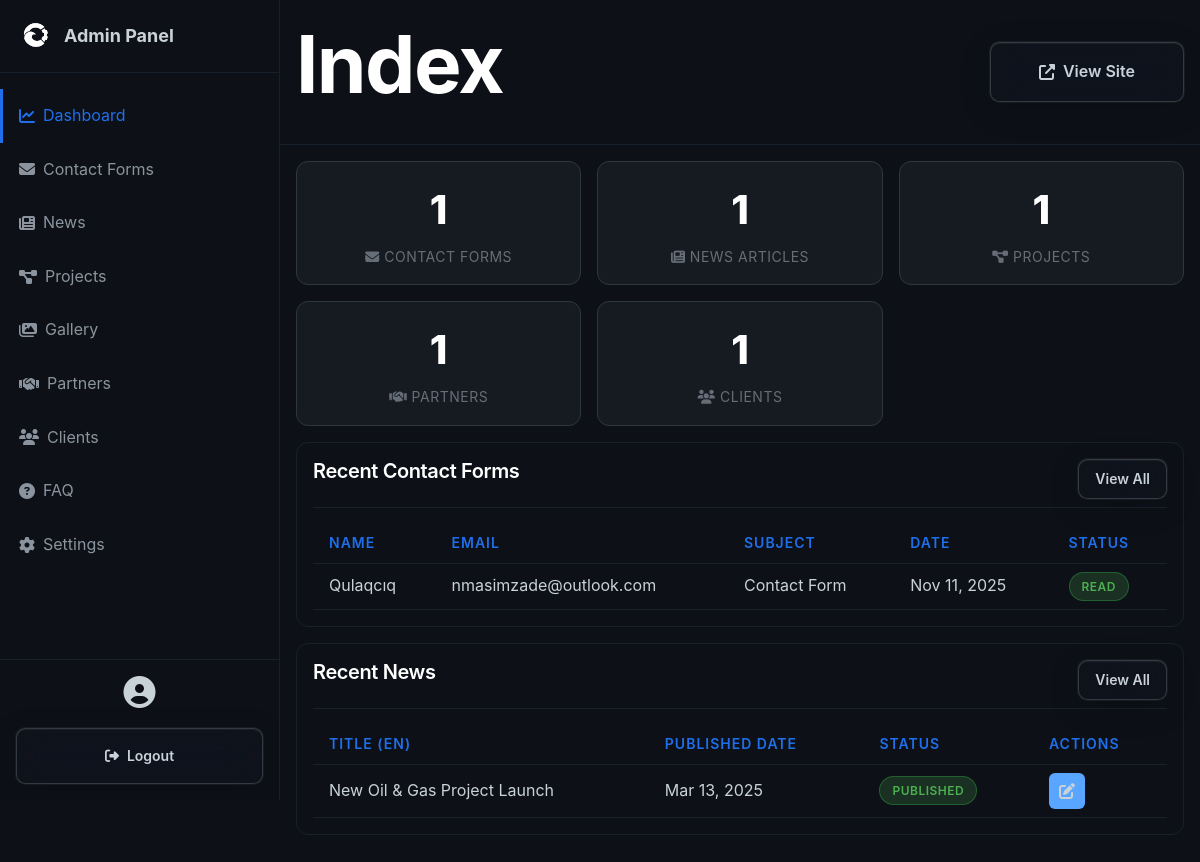
The page /admin/index.php (signed in) on the database its author committed.
### tables this page shows
CREATE TABLE contacts (
                id INTEGER PRIMARY KEY AUTOINCREMENT,
                name TEXT NOT NULL,
                email TEXT NOT NULL,
                phone TEXT,
                subject TEXT,
                message TEXT NOT NULL,
                created_at DATETIME DEFAULT CURRENT_TIMESTAMP,
                is_read INTEGER DEFAULT 0
            );

CREATE TABLE news (
                id INTEGER PRIMARY KEY AUTOINCREMENT,
                title_en TEXT NOT NULL,
                title_ru TEXT NOT NULL,
                title_az TEXT NOT NULL,
                content_en TEXT NOT NULL,
                content_ru TEXT NOT NULL,
                content_az TEXT NOT NULL,
                excerpt_en TEXT,
                excerpt_ru TEXT,
                excerpt_az TEXT,
                image TEXT,
                published_date DATE,
                created_at DATETIME DEFAULT CURRENT_TIMESTAMP,
                updated_at DATETIME DEFAULT CURRENT_TIMESTAMP,
                is_published INTEGER DEFAULT 1
            );

### admin/index.php (the view, shortened to what this page needs)
<?php require_once 'header.php'; ?>
<?php
$db = Database::getInstance()->getConnection();
$stats = [
    'contacts' => $db->query("SELECT COUNT(*) FROM contacts")->fetchColumn(),
    'news' => $db->query("SELECT COUNT(*) FROM news")->fetchColumn(),
    'projects' => $db->query("SELECT COUNT(*) FROM projects")->fetchColumn(),
    'partners' => $db->query("SELECT COUNT(*) FROM partners")->fetchColumn(),
    'clients' => $db->query("SELECT COUNT(*) FROM clients")->fetchColumn(),
];
?>
<div class="stats-grid">
    <div class="stat-card">
        <div class="stat-value"><?php echo $stats['contacts']; ?></div>
        <div class="stat-label">
            <i class="fas fa-envelope"></i> Contact Forms
        </div>
    </div>
    <div class="stat-card" >
        <div class="stat-value"><?php echo $stats['news']; ?></div>
        <div class="stat-label"><i class="fas fa-newspaper"></i> News Articles</div>
    </div>
    <div class="stat-card" >
        <div class="stat-value"><?php echo $stats['projects']; ?></div>
        <div class="stat-label"><i class="fas fa-project-diagram"></i> Projects</div>
    </div>
    <div class="stat-card" >
        <div class="stat-value"><?php echo $stats['partners']; ?></div>
        <div class="stat-label"><i class="fas fa-handshake"></i> Partners</div>
    </div>
    <div class="stat-card" >
        <div class="stat-value"><?php echo $stats['clients']; ?></div>
        <div class="stat-label"><i class="fas fa-users"></i> Clients</div>
    </div>
</div>
<div class="admin-card">
    <div class="admin-card-header">
        <h3 class="admin-card-title">Recent Contact Forms</h3>
        <a href="<?php echo BASE_URL; ?>/admin/contacts.php" class="btn btn-outline btn-sm">View All</a>
    </div>
    <table class="admin-table">
        <thead>
            <tr>
                <th>Name</th>
                <th>Email</th>
                <th>Subject</th>
                <th>Date</th>
                <th>Status</th>
            </tr>
        </thead>
        <tbody>
            <?php
            $stmt = $db->query("SELECT * FROM contacts ORDER BY created_at DESC LIMIT 5");
            $contacts = $stmt->fetchAll();
            if (count($contacts) > 0) {
                foreach ($contacts as $contact) {
                    ?>
                    <tr>
                        <td><?php echo htmlspecialchars($contact['name']); ?></td>
                        <td><?php echo htmlspecialchars($contact['email']); ?></td>
                        <td><?php echo htmlspecialchars($contact['subject']); ?></td>
                        <td><?php echo date('M j, Y', strtotime($contact['created_at'])); ?></td>
                        <td>
                            <?php if ($contact['is_read']): ?>
                                <span class="badge badge-success">Read</span>
                            <?php else: ?>
                                <span class="badge badge-warning">New</span>
                            <?php endif; ?>
                        </td>
                    </tr>
                    <?php
                }
            } else {
                echo '<tr><td colspan="5" class="text-center">No contact forms yet</td></tr>';
            }
            ?>
        </tbody>
    </table>
</div>
<div class="admin-card">
    <div class="admin-card-header">
        <h3 class="admin-card-title">Recent News</h3>
        <a href="<?php echo BASE_URL; ?>/admin/news.php" class="btn btn-outline btn-sm">View All</a>
    </div>
    <table class="admin-table">
        <thead>
            <tr>
                <th>Title (EN)</th>
                <th>Published Date</th>
                <th>Status</th>
                <th>Actions</th>
            </tr>
        </thead>
        <tbody>
            <?php
            $stmt = $db->query("SELECT * FROM news ORDER BY created_at DESC LIMIT 5");
            $news = $stmt->fetchAll();
            if (count($news) > 0) {
                foreach ($news as $item) {
                    ?>
                    <tr>
                        <td><?php echo htmlspecialchars($item['title_en']); ?></td>
                        <td><?php echo date('M j, Y', strtotime($item['published_date'])); ?></td>
                        <td>
                            <?php if ($item['is_published']): ?>
                                <span class="badge badge-success">Published</span>
                            <?php else: ?>
                                <span class="badge badge-danger">Draft</span>
                            <?php endif; ?>
                        </td>
                        <td>
                            <div class="action-buttons">
                                <a href="<?php echo BASE_URL; ?>/admin/news-edit.php?id=<?php echo $item['id']; ?>" class="btn-icon btn-edit">
                                    <i class="fas fa-edit"></i>
                                </a>
                            </div>
                        </td>
                    </tr>
                    <?php
                }
            } else {
                echo '<tr><td colspan="4" class="text-center">No news yet</td></tr>';
            }
            ?>
        </tbody>
    </table>
</div>
<?php require_once 'footer.php'; ?>

### assets/css/style.css (style rules this page uses)
*, *::before, *::after { box-sizing: border-box; margin: 0; padding: 0; }
:root { --bg-primary: #0d1117; --bg-secondary: #161b22; --bg-tertiary: #21262d; --bg-overlay: rgba(13, 17, 23, 0.95); --color-primary: #58a6ff; --color-primary-hover: #79c0ff; --color-secondary: #1f6feb; --color-accent: #39d353; --color-accent-secondary: #56d364; --text-primary: #c9d1d9; --text-secondary: #8b949e; --text-muted: #6e7681; --text-white: #ffffff; --border-primary: #30363d; --border-secondary: #21262d; --border-muted: #161b22; --gradient-brand: linear-gradient(135deg, #58a6ff 0%, #1f6feb 100%); --gradient-success: linear-gradient(135deg, #56d364 0%, #39d353 100%); --gradient-purple: linear-gradient(135deg, #bc8cff 0%, #7c3aed 100%); --glow-primary: 0 0 40px rgba(88, 166, 255, 0.3); --glow-accent: 0 0 40px rgba(56, 211, 83, 0.3); --glow-purple: 0 0 40px rgba(188, 140, 255, 0.3); --spacing-xs: 0.25rem; --spacing-sm: 0.5rem; --spacing-md: 1rem; --spacing-lg: 1.5rem; --spacing-xl: 2rem; --spacing-2xl: 3rem; --spacing-3xl: 4rem; --spacing-4xl: 6rem; --spacing-5xl: 6.5rem; --radius-sm: 0.375rem; --radius-md: 0.6rem; --radius-lg: 0.75rem; --radius-xl: 0.8rem; --radius-2xl: 1rem; --shadow-sm: 0 1px 3px rgba(0, 0, 0, 0.5); --shadow-md: 0 4px 12px rgba(0, 0, 0, 0.4); --shadow-lg: 0 10px 30px rgba(0, 0, 0, 0.5); --shadow-xl: 0 20px 60px rgba(0, 0, 0, 0.6); --transition-fast: 150ms cubic-bezier(0.4, 0, 0.2, 1); --transition-normal: 200ms cubic-bezier(0.4, 0, 0.2, 1); --transition-slow: 300ms cubic-bezier(0.4, 0, 0.2, 1); }
* { margin: 0; padding: 0; box-sizing: border-box; }
html { scroll-behavior: smooth; font-size: 16px; width: 100%; max-width: 100vw; overflow-x: hidden; }
body { font-family: "SF Pro Display", -apple-system, BlinkMacSystemFont, "Segoe UI", "Noto Sans", Helvetica, Arial, sans-serif; background-color: var(--bg-primary); color: var(--text-primary); line-height: 1.6; overflow-x: hidden; width: 100%; max-width: 100vw; -webkit-font-smoothing: antialiased; -moz-osx-font-smoothing: grayscale; }
h1, h2, h3, h4, h5, h6 { font-weight: 600; line-height: 1.2; color: var(--text-white); margin-bottom: var(--spacing-md); letter-spacing: -0.02em; }
h3 { font-size: clamp(1.5rem, 4vw, 2.5rem); }
a { color: var(--color-primary); text-decoration: none; transition: color var(--transition-fast); }
.btn-sm { padding: var(--spacing-sm) var(--spacing-lg); font-size: 0.875rem; }
.btn { display: inline-flex; align-items: center; justify-content: center; gap: var(--spacing-sm); padding: var(--spacing-md) var(--spacing-2xl); font-weight: 600; font-size: 1rem; border-radius: var(--radius-md); border: 1px solid transparent; cursor: pointer; transition: all var(--transition-fast); text-align: center; white-space: nowrap; font-family: inherit; }
.btn-outline { background: rgba(33, 38, 45, 0.15); backdrop-filter: blur(20px) saturate(180%); -webkit-backdrop-filter: blur(20px) saturate(180%); color: var(--text-primary); border: 1px solid rgba(139, 148, 158, 0.3); box-shadow: 0 8px 32px rgba(0, 0, 0, 0.15), inset 0 1px 0 rgba(255, 255, 255, 0.05), 0 0 0 1px rgba(139, 148, 158, 0.1); position: relative; overflow: hidden; }
.btn-outline::before { content: ""; position: absolute; top: 0; left: -100%; width: 100%; height: 100%; background: linear-gradient( 90deg, transparent, rgba(139, 148, 158, 0.2), transparent ); transition: left 0.5s ease; }
.stat-card { background: var(--bg-secondary); border: 1px solid var(--border-primary); border-radius: var(--radius-xl); padding: var(--spacing-2xl); text-align: center; transition: all var(--transition-normal); }
.stat-value { font-size: 3rem; font-weight: 800; color: var(--text-white); margin-bottom: var(--spacing-sm); }
.stat-label { color: var(--text-muted); font-size: 0.875rem; text-transform: uppercase; letter-spacing: 0.5px; }
.badge { display: inline-block; padding: var(--spacing-xs) var(--spacing-md); border-radius: var(--radius-md); font-size: 0.75rem; font-weight: 600; text-transform: uppercase; letter-spacing: 0.5px; border: 1px solid; }
.badge-success { background: rgba(56, 211, 83, 0.1); color: var(--color-accent); border-color: rgba(56, 211, 83, 0.3); }

### rows shown on the page
contacts: name "Qulaqcıq", email "nmasimzade@outlook.com", subject "Contact Form", created_at "Nov 11, 2025", is_read "READ"
news: title_en "New Oil & Gas Project Launch", published_date "Mar 13, 2025", is_published "PUBLISHED"

### other values the page prints
str_replace('-', ' ', $current_page) "Index"
$stats['contacts'] "1"
$stats['news'] "1"
$stats['projects'] "1"
$stats['partners'] "1"
$stats['clients'] "1"
